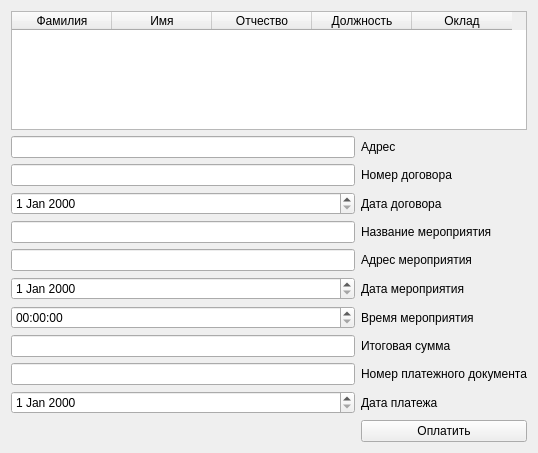
<?xml version="1.0" encoding="UTF-8"?>
<ui version="4.0">
 <class>ClientData</class>
 <widget class="QWidget" name="ClientData">
  <property name="geometry">
   <rect>
    <x>0</x>
    <y>0</y>
    <width>538</width>
    <height>453</height>
   </rect>
  </property>
  <property name="windowTitle">
   <string>Form</string>
  </property>
  <layout class="QGridLayout" name="gridLayout">
   <item row="5" column="1">
    <widget class="QLabel" name="label_2">
     <property name="text">
      <string>Название мероприятия</string>
     </property>
    </widget>
   </item>
   <item row="6" column="0">
    <widget class="QLineEdit" name="lineEditEventAddress"/>
   </item>
   <item row="3" column="1">
    <widget class="QLabel" name="label_4">
     <property name="text">
      <string>Дата договора</string>
     </property>
    </widget>
   </item>
   <item row="6" column="1">
    <widget class="QLabel" name="label_5">
     <property name="text">
      <string>Адрес мероприятия</string>
     </property>
    </widget>
   </item>
   <item row="7" column="0">
    <widget class="QDateEdit" name="dateEditEvent"/>
   </item>
   <item row="10" column="1">
    <widget class="QLabel" name="label_9">
     <property name="text">
      <string>Номер платежного документа</string>
     </property>
    </widget>
   </item>
   <item row="2" column="1">
    <widget class="QLabel" name="label_3">
     <property name="text">
      <string>Номер договора</string>
     </property>
    </widget>
   </item>
   <item row="0" column="0" colspan="2">
    <widget class="QTableWidget" name="tableWidget">
     <column>
      <property name="text">
       <string>Фамилия</string>
      </property>
     </column>
     <column>
      <property name="text">
       <string>Имя</string>
      </property>
     </column>
     <column>
      <property name="text">
       <string>Отчество</string>
      </property>
     </column>
     <column>
      <property name="text">
       <string>Должность</string>
      </property>
     </column>
     <column>
      <property name="text">
       <string>Оклад</string>
      </property>
     </column>
    </widget>
   </item>
   <item row="8" column="1">
    <widget class="QLabel" name="label_7">
     <property name="text">
      <string>Время мероприятия</string>
     </property>
    </widget>
   </item>
   <item row="11" column="0">
    <widget class="QDateEdit" name="dateEditPayment"/>
   </item>
   <item row="8" column="0">
    <widget class="QTimeEdit" name="timeEditEvent"/>
   </item>
   <item row="2" column="0">
    <widget class="QLineEdit" name="lineEditContractNum"/>
   </item>
   <item row="9" column="0">
    <widget class="QLineEdit" name="lineEditPrice"/>
   </item>
   <item row="5" column="0">
    <widget class="QLineEdit" name="lineEditEventName"/>
   </item>
   <item row="11" column="1">
    <widget class="QLabel" name="label_10">
     <property name="text">
      <string>Дата платежа</string>
     </property>
    </widget>
   </item>
   <item row="3" column="0">
    <widget class="QDateEdit" name="dateEditContract"/>
   </item>
   <item row="1" column="0">
    <widget class="QLineEdit" name="lineEditAddress"/>
   </item>
   <item row="9" column="1">
    <widget class="QLabel" name="label_8">
     <property name="text">
      <string>Итоговая сумма</string>
     </property>
    </widget>
   </item>
   <item row="10" column="0">
    <widget class="QLineEdit" name="lineEditPaymentNum"/>
   </item>
   <item row="7" column="1">
    <widget class="QLabel" name="label_6">
     <property name="text">
      <string>Дата мероприятия</string>
     </property>
    </widget>
   </item>
   <item row="1" column="1">
    <widget class="QLabel" name="label">
     <property name="text">
      <string>Адрес</string>
     </property>
    </widget>
   </item>
   <item row="12" column="1">
    <widget class="QPushButton" name="pushButtonPay">
     <property name="text">
      <string>Оплатить</string>
     </property>
    </widget>
   </item>
  </layout>
 </widget>
 <resources/>
 <connections/>
</ui>
